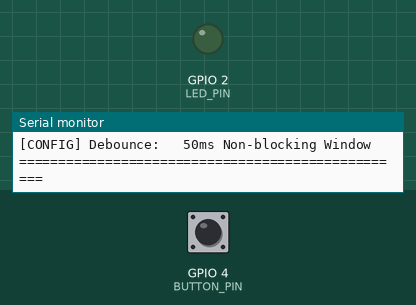
A sketch run on a simulated ESP32. Parts: output pins drawn as LEDs (lit = HIGH), the last lines printed to the serial monitor. The inputs (shaded band) are chosen by the test bench; at power-on: GPIO 4 (BUTTON_PIN) HIGH.

Above: at 1.2 s.
1.3 s: GPIO 4 (BUTTON_PIN) pulled LOW for 0.15 s
At 1.9 s:
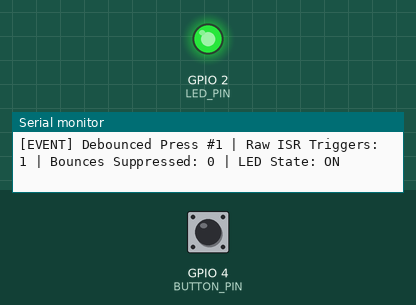
2.9 s: GPIO 4 (BUTTON_PIN) pulled LOW for 1 s
At 4.3 s:
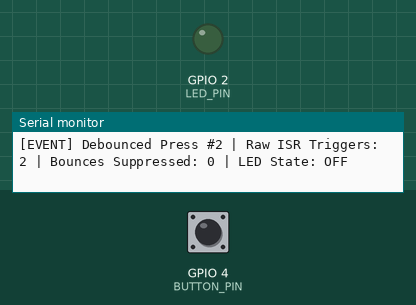
5.4 s: GPIO 4 (BUTTON_PIN) pulled LOW for 3.2 s
At 6.2 s:
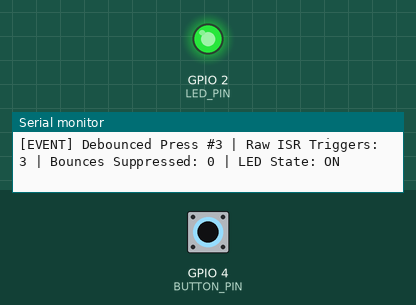
Timing chart, 0 to 8.4 s (numbered marks = the images above; inputs shaded):
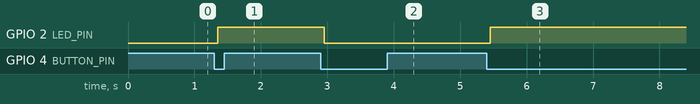

The sketch:

firmware.ino
```cpp
// CyberTube Lab 04: Robust Button Debouncing & Hardware Interrupts (ISR)
// Target: ESP32 DevKit V1 (ESP-WROOM-32)
// Safety Invariant: Strictly <= 3.3V DC logic bounds. Zero mains AC.

#include <Arduino.h>

const int BUTTON_PIN = 4;   // Active-LOW input switch
const int LED_PIN = 2;      // Controlled output indicator
const unsigned long DEBOUNCE_DELAY_MS = 50; // Stable debounce window

// Volatile variables modified in ISR
volatile uint32_t isrTriggerCount = 0;
volatile unsigned long lastIsrTimestamp = 0;

// Button state machine
int buttonState = HIGH;
int lastReading = HIGH;
unsigned long lastDebounceTime = 0;
uint32_t debouncedPressCount = 0;
bool ledState = false;

// IRAM_ATTR ensures ISR execution from internal instruction RAM for low jitter
void IRAM_ATTR buttonInterruptHandler() {
  isrTriggerCount++;
  lastIsrTimestamp = millis();
}

void setup() {
  Serial.begin(115200);
  while (!Serial && millis() < 3000);

  pinMode(LED_PIN, OUTPUT);
  pinMode(BUTTON_PIN, INPUT_PULLUP);
  digitalWrite(LED_PIN, LOW);

  // Attach falling-edge interrupt (button press to GND)
  attachInterrupt(digitalPinToInterrupt(BUTTON_PIN), buttonInterruptHandler, FALLING);

  Serial.println("==================================================");
  Serial.println("[CYBERTUBE] Lab 04: GPIO Debounce & ISR Security Lab");
  Serial.println("[CONFIG] Button Pin: GPIO 4 (INPUT_PULLUP)");
  Serial.println("[CONFIG] LED Pin:    GPIO 2 (OUTPUT)");
  Serial.println("[CONFIG] Debounce:   50ms Non-blocking Window");
  Serial.println("==================================================");
}

void loop() {
  int currentReading = digitalRead(BUTTON_PIN);

  // Reset debounce timer on any state transition
  if (currentReading != lastReading) {
    lastDebounceTime = millis();
  }

  // Validate state only if steady for >= DEBOUNCE_DELAY_MS
  if ((millis() - lastDebounceTime) > DEBOUNCE_DELAY_MS) {
    if (currentReading != buttonState) {
      buttonState = currentReading;

      // On verified LOW transition (pressed)
      if (buttonState == LOW) {
        debouncedPressCount++;
        ledState = !ledState;
        digitalWrite(LED_PIN, ledState ? HIGH : LOW);

        Serial.print("[EVENT] Debounced Press #");
        Serial.print(debouncedPressCount);
        Serial.print(" | Raw ISR Triggers: ");
        Serial.print(isrTriggerCount);
        Serial.print(" | Bounces Suppressed: ");
        Serial.print(isrTriggerCount > debouncedPressCount ? (isrTriggerCount - debouncedPressCount) : 0);
        Serial.print(" | LED State: ");
        Serial.println(ledState ? "ON" : "OFF");
      }
    }
  }

  lastReading = currentReading;
}
```

Measured:
- after the input at 1.3 s, GPIO 2 (LED_PIN): LOW → HIGH after 0.05 s
- after the input at 2.9 s, GPIO 2 (LED_PIN): HIGH → LOW after 0.05 s
- after the input at 5.4 s, GPIO 2 (LED_PIN): LOW → HIGH after 0.05 s
